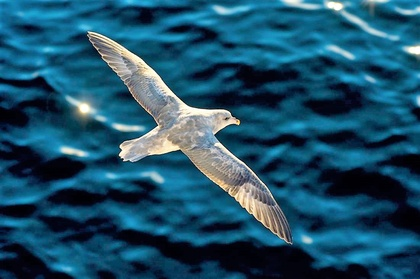
%> input picture assignment-3-segmentation/3/data/bird.jpg, 420 x 279 px, shrunk from 1100 x 732 before the run
$ octave myMainScript.m   (GNU Octave 9; MATLAB toolbox functions it lacks are replaced by stand-ins)
%> lines starting %> are read from the running program, lines starting %| are printed output that depends on the picture; in (x1, y1, x2, y2) boxes, pixels count from 0 and x2, y2 are one past the last pixel; in counts of white or black regions, pixels touching at a corner belong together; the program's own positions count from 1
### assignment-3-segmentation/3/code/myForegroundMask.m
function [mask] = myForegroundMask(im, k)
    n = size(im,1);
    m = size(im,2);
    [X,Y] = meshgrid(1:m,1:n);
    features = cat(3, im, X, Y);
    L = imsegkmeans(features,3,'NormalizeInput',true);
    mask = (L==k);
    mask = bwareafilt(mask, 1);
    mask = imfill(mask,'holes');
    mask = double(mask);
end

### assignment-3-segmentation/3/code/displayImage.m
function displayImage(image, title_string, minI, maxI)
    image = double(image);
    image = (image-minI)/(maxI-minI);
    figure;
    title(title_string);
    hold on;
    imshow(image, [minI, maxI]);
    hold on;
    daspect ([1 1 1]);
    axis tight;
    fig = gcf;
    truesize(fig,[400 400]);
    set(gcf,'units','centimeters','position',[0 0 16 16]);
end

### assignment-3-segmentation/3/code/displayMask.m
function displayMask(im, mask)
    displayImage(im, 'Original Image', 0, 255);
    displayImage(mask, 'Mask', 0, 1);
    mask3D = repmat(mask, 1, 1, 3);
    displayImage(im.*mask3D, 'Foreground', 0, 255);
    displayImage(im.*(1-mask3D), 'Background', 0, 255);
end

### assignment-3-segmentation/3/code/mySpatiallyVaryingKernel.m
function mySpatiallyVaryingKernel(im, mask, alpha)
    dist = bwdist(mask);
    r = dist.*(dist<=alpha) + alpha*(dist>alpha);
    displayImageJet(r, 'Variation of r', min(r(:)), max(r(:)));

    A = 0.2:0.2:1;
    for i=1:length(A)
        mask = fspecial('disk',A(i)*alpha);
        displayImageKernel(mask, sprintf('Kernel at distance = %.1f*alpha', A(i)), 0, max(mask(:)));
%         displayImage(mask, sprintf('Kernel at distance = %.1f*alpha', A(i)), 0, max(mask(:)));
    end

    out = im;
    [m, n, k] = size(im);
    padded_im = zeros(m+alpha*2, n+alpha*2, k);
    padded_im(1+alpha:m+alpha, 1+alpha:n+alpha, :) = im;

    bigmask = fspecial('disk',alpha);

    for i = 1+alpha:m+alpha
        for j = 1+alpha:n+alpha
            d = double(r(i-alpha, j-alpha));
            if d==0
                continue
            elseif d==alpha
                kernel = bigmask;
            else
                kernel = fspecial('disk',d);
            end

            [a,b] = size(kernel);
            a = int32((a-1)/2) ;
            b = int32((b-1)/2) ;

            kernel = repmat(kernel, 1, 1, 3);
            patch = padded_im(i-a:i+a, j-b:j+b, :);

            valid = repmat(sum(patch, 3)>0, 1, 1, 3);
            sumValid = sum(valid.*kernel, [1 2]);
            out(i-alpha,j-alpha,:) = sum(patch.*kernel, [1 2])./sumValid;
        end
    end

    displayImage(out, 'Spatially Varying Blurred Image', 0, 255);
end

### assignment-3-segmentation/3/code/displayImageJet.m
function displayImageJet(image, title_string, minI, maxI)
    figure;
    myNumOfColors = 200;
    myColorScale = [[0:1/(myNumOfColors-1):1]', [0:1/(myNumOfColors-1):1]', [0:1/(myNumOfColors-1):1]'];
    title(title_string);
    hold on;
    imshow(image, [minI, maxI]);
    hold on;
    colormap (myColorScale);
    colorbar;
    daspect ([1 1 1]);
    axis tight;
    fig = gcf;
    truesize(fig,[400 400]);
    set(gcf,'units','centimeters','position',[0 0 16 16]);
end

### assignment-3-segmentation/3/code/displayImageKernel.m
function displayImageKernel(image, title_string, minI, maxI)
    figure;
    myNumOfColors = 200;
    myColorScale = [[0:1/(myNumOfColors-1):1]', [0:1/(myNumOfColors-1):1]', [0:1/(myNumOfColors-1):1]'];
    title(title_string);
    hold on;
    imshow(image, [minI, maxI]);
    hold on;
    colormap (myColorScale);
    colorbar;
    daspect ([1 1 1]);
    axis tight;
    fig = gcf;
    truesize(fig,[400 400]);
    set(gcf,'units','centimeters','position',[0 0 16 16]);
end

### assignment-3-segmentation/3/code/myMainScript.m
%% CS 663 Assignment 3, Question 3
% Aman Kansal, Ansh Khurana, Kushagra Juneja

%% Code
clc; clear all; close all;
warning('off', 'all');

tic;

%% Algorithm for foreground mask
% Use K means segmentation with features as RGB and spatial coordinates.
% I have used it with K=3 for both images. Then identify the label given
% to maximum part of the object in foreground, lets say L. Now, first define a mask = 1
% if the pixel belongs to L, or else mask = 0. Currently the mask will have
% many connected components. So now, use 'bwareafilt' function of matlab
% to filter out the connected components with lesser pixels. Now, we will
% have only one connected component in the mask which actually represents the
% foreground object. But the mask will have some holes in it corresponding
% to some pixels which got labelled incorrectly by our segmentation
% algorithm. So now, use matlab function 'imfill' to fill these holes and
% get the correct mask.

%% Bird image
% We have downsampled the image by a factor of 2 on both axes.
% Hence, the value of alpha used for this is also halved i.e. alpha = 20.

%% Code for bird image
im = imread('../data/bird.jpg');
%> im is the input picture: size 279x420x3 uint8; mean R, G, B 28.5, 80.4, 105.5
im = im(1:2:end, 1:2:end, :);
%> im: size 140x210x3 uint8
mask = myForegroundMask(im, 2);
%> in myForegroundMask, `L = imsegkmeans(features,3,'NormalizeInput',true);`:
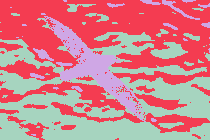
%> L: size 140x210 uint8; 3 distinct labels, from 1 to 3; one colour per label, 0 black
%> in myForegroundMask, `mask = (L==k);`:
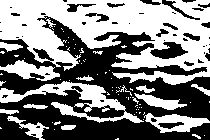
%> mask: size 140x210 logical; 50.2% white; 49 black regions (31 under 20 px), largest, box (x1, y1, x2, y2) and area: (0, 16, 210, 140) 13192, (150, 42, 188, 59) 366, (162, 0, 200, 20) 139
%> in myForegroundMask, `mask = bwareafilt(mask, 1);`: mask: size 140x210 logical; 34.7% white; 1 white region, box (x1, y1, x2, y2) and area: (0, 0, 210, 85) 10206
%> in myForegroundMask, `mask = imfill(mask,'holes');`: mask: size 140x210 logical; 38.3% white; 1 white region, box (x1, y1, x2, y2) and area: (0, 0, 210, 85) 11260
im = double(im);
%> im: size 140x210x3 double
displayMask(im, mask);
%> call 4 of displayImage, with title_string = 'Background', minI = 0, maxI = 255
%> in displayImage (call 4), `image = double(image);`:
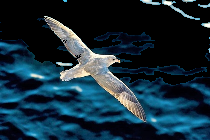
%> image: size 140x210x3 double; mean R, G, B 21.5, 44.4, 57.6
%> in displayImage (call 4), `imshow(image, [minI, maxI]);`:
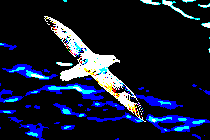
%> displayed picture: size 140x210x3, on the screen's scale of 0 to 255; mean R, G, B 0.079, 0.106, 0.184; drawn with 1 as white
mySpatiallyVaryingKernel(im, mask, 20);
%> in mySpatiallyVaryingKernel, `dist = bwdist(mask);`:
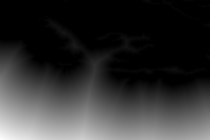
%> dist: size 140x210 single; min 0, max 87.21, mean 17.4; drawn with min black and max white
%> in mySpatiallyVaryingKernel, `r = dist.*(dist<=alpha) + alpha*(dist>alpha);`:
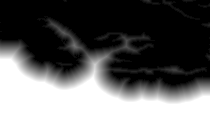
%> r: size 140x210 single; min 0, max 20, mean 9.04; drawn with min black and max white
%> the loop in mySpatiallyVaryingKernel, `for i=1:length(A)` made 3 passes
%> pass 2, in mySpatiallyVaryingKernel, `displayImageKernel(mask, sprintf('Kernel at distance = %.1f*alpha', A(..`:
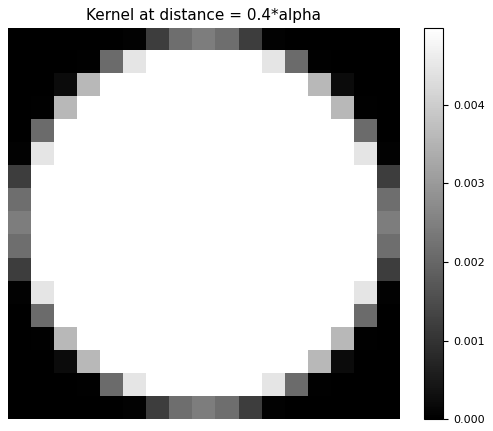
%> figure redrawn from the program's plot data
%> the run ends on the next line
